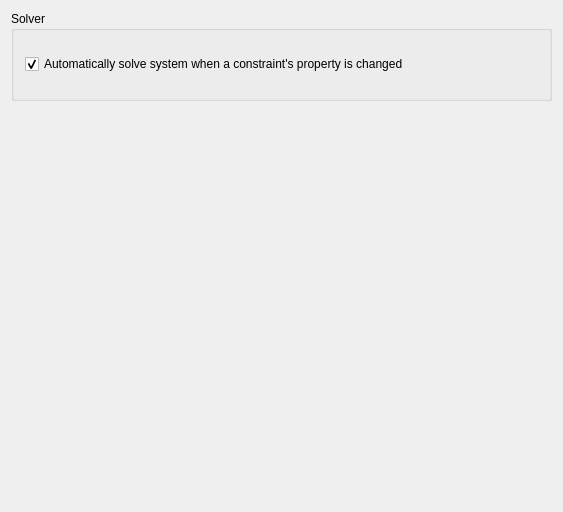
<?xml version="1.0" encoding="UTF-8"?>
<ui version="4.0">
 <class>Gui::Dialog::DlgSettingsDraft</class>
 <widget class="QWidget" name="Gui::Dialog::DlgSettingsDraft">
  <property name="geometry">
   <rect>
    <x>0</x>
    <y>0</y>
    <width>563</width>
    <height>512</height>
   </rect>
  </property>
  <property name="windowTitle">
   <string>Assembly2 Settings</string>
  </property>
  <layout class="QGridLayout" name="gridLayout_2">
   <item row="0" column="0">
    <widget class="QGroupBox" name="groupBox">
     <property name="sizePolicy">
      <sizepolicy hsizetype="Preferred" vsizetype="Preferred">
       <horstretch>0</horstretch>
       <verstretch>1</verstretch>
      </sizepolicy>
     </property>
     <property name="title">
      <string>Solver</string>
     </property>
     <layout class="QHBoxLayout" name="horizontalLayout">
      <item>
       <widget class="Gui::PrefCheckBox" name="gui::prefcheckbox_5">
        <property name="toolTip">
         <string>If this is checked, copy mode will be kept across command, otherwise commands will always start in no-copy mode</string>
        </property>
        <property name="text">
         <string>Automatically solve system when a constraint's property is changed</string>
        </property>
        <property name="checked">
         <bool>true</bool>
        </property>
        <property name="prefEntry" stdset="0">
         <cstring>autoSolveConstraintAttributesChanged</cstring>
        </property>
        <property name="prefPath" stdset="0">
         <cstring>Mod/Assembly2</cstring>
        </property>
       </widget>
      </item>
     </layout>
    </widget>
   </item>
   <item row="1" column="0">
    <spacer name="verticalSpacer">
     <property name="orientation">
      <enum>Qt::Vertical</enum>
     </property>
     <property name="sizeHint" stdset="0">
      <size>
       <width>20</width>
       <height>400</height>
      </size>
     </property>
    </spacer>
   </item>
  </layout>
 </widget>
 <layoutdefault spacing="6" margin="11"/>
 <pixmapfunction>qPixmapFromMimeSource</pixmapfunction>
 <customwidgets>
  <customwidget>
   <class>Gui::PrefCheckBox</class>
   <extends>QCheckBox</extends>
   <header>Gui/PrefWidgets.h</header>
  </customwidget>
 </customwidgets>
 <resources/>
 <connections/>
</ui>
